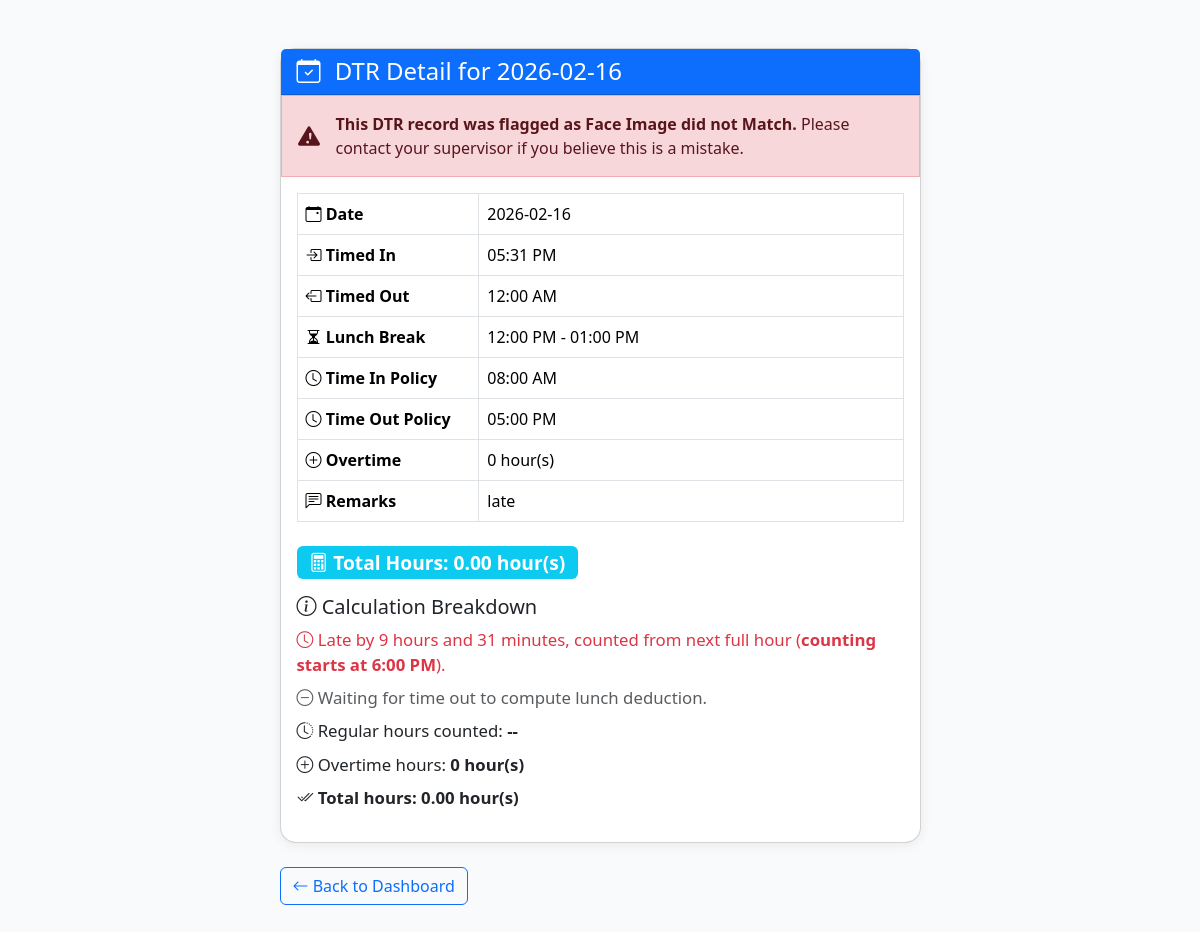
The app's page /dtrdetail.php?id=53 (signed in) with its own data.
### tables this page shows
CREATE TABLE `ojt_records` (
  `id` int(11) NOT NULL,
  `user_id` int(11) NOT NULL,
  `date` date NOT NULL,
  `time_in` time NOT NULL,
  `time_out` time NOT NULL,
  `ot_hours` decimal(4,2) DEFAULT 0.00,
  `remarks` varchar(255) DEFAULT NULL,
  `time_in_policy` time DEFAULT NULL,
  `time_out_policy` time DEFAULT NULL,
  `lunch_start` time DEFAULT NULL,
  `lunch_end` time DEFAULT NULL,
  `selfie` varchar(255) DEFAULT NULL,
  `ot_approved` tinyint(1) NOT NULL DEFAULT 0,
  `selfie_verified` tinyint(1) DEFAULT 0
);

### dtrdetail.php (the view, shortened to what this page needs)
<?php
include 'db.php';
$dtr_id = $_GET['id'] ?? 0;
$user_id = $_SESSION['user_id'] ?? 0;
$stmt = $oat->prepare("SELECT * FROM ojt_records WHERE id = ? AND user_id = ?");
$stmt->bind_param("ii", $dtr_id, $user_id);
$stmt->execute();
$dtr = $stmt->get_result()->fetch_assoc();
$policy_time_in_str = $dtr['time_in_policy'] ?? '08:00:00';
$policy_time_out_str = $dtr['time_out_policy'] ?? '17:00:00';
$lunch_start = $dtr['lunch_start'] ?? '12:00:00';
$lunch_end = $dtr['lunch_end'] ?? '13:00:00';
$time_in = strtotime($dtr['time_in']);
$time_out = strtotime($dtr['time_out']);
$policy_time_in = strtotime($policy_time_in_str);
$policy_time_out = strtotime($policy_time_out_str);
$policy_duration = $policy_time_out - $policy_time_in;
$lateness = $time_in - $policy_time_in;
if ($lateness > 0) {
    $late_hours = floor($lateness / 3600);
    $late_minutes = floor(($lateness % 3600) / 60);
    $late_str = [];
    if ($late_hours > 0) $late_str[] = $late_hours . ' hour' . ($late_hours > 1 ? 's' : '');
    if ($late_minutes > 0) $late_str[] = $late_minutes . ' minute' . ($late_minutes > 1 ? 's' : '');
    $late_str = $late_str ? implode(' and ', $late_str) : 'less than a minute';
    if ($lateness >= 3600) {
        $count_start = strtotime(date('Y-m-d H:00:00', $time_in) . ' +1 hour');
        $count_start_hour = date('g:i A', $count_start);
        $late_note = "<span class='text-danger'><i class='bi bi-clock'></i> Late by $late_str, counted from next full hour (<b>counting starts at $count_start_hour</b>).</span>";
    } else {
        $count_start = $time_in;
        $late_note = "<span class='text-danger'><i class='bi bi-clock'></i> Late by $late_str.</span>";
    }
} else {
    $count_start = $time_in;
    $late_note = "<span class='text-success'><i class='bi bi-check-circle'></i> On time.</span>";
}
if (!empty($dtr['time_out']) && $dtr['time_out'] !== '00:00:00') {
    $regular_end = $count_start + $policy_duration;
    $reg_hours = min($time_out, $regular_end) - $count_start;
    $reg_hours = $reg_hours / 3600;
    $lunch_start_ts = strtotime(date('Y-m-d', $count_start) . ' ' . $lunch_start);
    $lunch_end_ts = strtotime(date('Y-m-d', $count_start) . ' ' . $lunch_end);
    if ($count_start < $lunch_end_ts && $time_out > $lunch_start_ts) {
        $deduct_start = max($count_start, $lunch_start_ts);
        $deduct_end = min($time_out, $lunch_end_ts);
        $overlap = max(0, $deduct_end - $deduct_start);
        if ($overlap > 0) {
            $lunch_note = "<span class='text-warning'><i class='bi bi-box-arrow-in-down'></i> Lunch break deducted: ";
            $lunch_note .= date('g:i A', $deduct_start) . " – " . date('g:i A', $deduct_end);
            $lunch_note .= " (" . number_format($overlap/3600, 2) . " hour(s))</span>";
            $reg_hours -= $overlap / 3600;
        } else {
            $lunch_note = "<span class='text-success'><i class='bi bi-check-circle'></i> No lunch deduction.</span>";
        }
    } else {
        $lunch_note = "<span class='text-success'><i class='bi bi-check-circle'></i> No lunch deduction.</span>";
    }
    $ot_hours = (float)($dtr['ot_hours'] ?? 0);
    $total_hours = max(0, round($reg_hours + $ot_hours, 2));
} else {
    $reg_hours = 0;
    $lunch_note = "<span class='text-muted'><i class='bi bi-dash-circle'></i> Waiting for time out to compute lunch deduction.</span>";
    $ot_hours = (float)($dtr['ot_hours'] ?? 0);
    $total_hours = $ot_hours;
}
?>
<!DOCTYPE html>
<html lang="en">
<head>
    <link rel="stylesheet" href="https://cdn.jsdelivr.net/npm/bootstrap@5.3.2/dist/css/bootstrap.min.css">
    <link rel="stylesheet" href="https://cdn.jsdelivr.net/npm/bootstrap-icons@1.11.1/font/bootstrap-icons.css">
</head>
<body>
<div class="container py-5">
    <div class="row justify-content-center">
        <div class="col-lg-7 col-md-9">
            <div class="card card-custom mb-4">
                <div class="card-header bg-primary text-white">
                    <h4 class="mb-0"><i class="bi bi-calendar-check me-2"></i> DTR Detail for <?= htmlspecialchars($dtr['date']) ?></h4>
                </div>
                <?php if (empty($dtr['selfie_verified']) || $dtr['selfie_verified'] != 1): ?>
                <div class="alert alert-danger d-flex align-items-center gap-2 m-0" role="alert" style="border-radius:0;">
                    <div><strong>This DTR record was flagged as Face Image did not Match.</strong> Please contact your supervisor if you believe this is a mistake.</div>
                </div>
                <?php endif; ?>
                <div class="card-body">
                    <table class="table table-bordered mb-4">
                        <tr>
                            <th><i class="bi bi-calendar-event"></i> Date</th>
                            <td><?= htmlspecialchars($dtr['date']) ?></td>
                        </tr>
                        <tr>
                            <th><i class="bi bi-box-arrow-in-right"></i> Timed In</th>
                            <td><?= date("h:i A", strtotime($dtr['time_in'])) ?></td>
                        </tr>
                        <tr>
                            <th><i class="bi bi-box-arrow-left"></i> Timed Out</th>
                            <td><?= date("h:i A", strtotime($dtr['time_out'])) ?></td>
                        </tr>
                        <tr>
                            <th><i class="bi bi-hourglass-split"></i> Lunch Break</th>
                            <td><?= date("h:i A", strtotime($lunch_start)) ?> - <?= date("h:i A", strtotime($lunch_end)) ?></td>
                        </tr>
                        <tr>
                            <th><i class="bi bi-clock"></i> Time In Policy</th>
                            <td><?= date("h:i A", strtotime($policy_time_in_str)) ?></td>
                        </tr>
                        <tr>
                            <th><i class="bi bi-clock"></i> Time Out Policy</th>
                            <td><?= date("h:i A", strtotime($policy_time_out_str)) ?></td>
                        </tr>
                        <tr>
                            <th><i class="bi bi-plus-circle"></i> Overtime</th>
                            <td>
                                <?= htmlspecialchars($ot_hours) ?> hour(s)
                            </td>
                        </tr>
                        <tr>
                            <th><i class="bi bi-chat-left-text"></i> Remarks</th>
                            <td><?= htmlspecialchars($dtr['remarks']) ?></td>
                        </tr>
                    </table>
                    <div class="mb-3">
                        <span class="badge bg-info hours-badge">
                            <i class="bi bi-calculator"></i> Total Hours: <?= number_format($total_hours, 2) ?> hour(s)
                        </span>
                    </div>
                    <h5 class="mb-2"><i class="bi bi-info-circle"></i> Calculation Breakdown</h5>
                    <ul class="breakdown-list list-unstyled">
                        <li><?= $late_note ?></li>
                        <li><?= $lunch_note ?></li>
                        <li><i class="bi bi-clock-history"></i> Regular hours counted: <strong><?= $reg_hours > 0 ? number_format($reg_hours, 2) . ' hour(s)' : '--' ?></strong></li>
                        <li><i class="bi bi-plus-circle"></i> Overtime hours: <strong><?= $ot_hours ?> hour(s)</strong></li>
                        <li><i class="bi bi-check2-all"></i> <strong>Total hours: <?= number_format($total_hours, 2) ?> hour(s)</strong></li>
                    </ul>
                </div>
            </div>
            <a href="dashboard.php" class="btn btn-outline-primary"><i class="bi bi-arrow-left"></i> Back to Dashboard</a>
        </div>
    </div>
</div>
</body>
</html>

### dtrdetail.php (style rules this page uses)
body { background: #f8fafc; }
.card-custom { border-radius: 16px; box-shadow: 0 2px 12px rgba(0,0,0,0.07); }
.table th { width: 30%; }
.breakdown-list li { margin-bottom: 8px; font-size: 1.05em; }
.hours-badge { font-size: 1.2em; }

### records on screen
ojt_records: date "2026-02-16", time_in "05:31 PM", time_out "12:00 AM", lunch_start "12:00 PM", lunch_end "01:00 PM", time_in_policy "08:00 AM", time_out_policy "05:00 PM", ot_hours "0", remarks "late", ot_hours "0.00", time_in "6:00 PM"

### other values on screen
$late_str "9 hours and 31 minutes"
